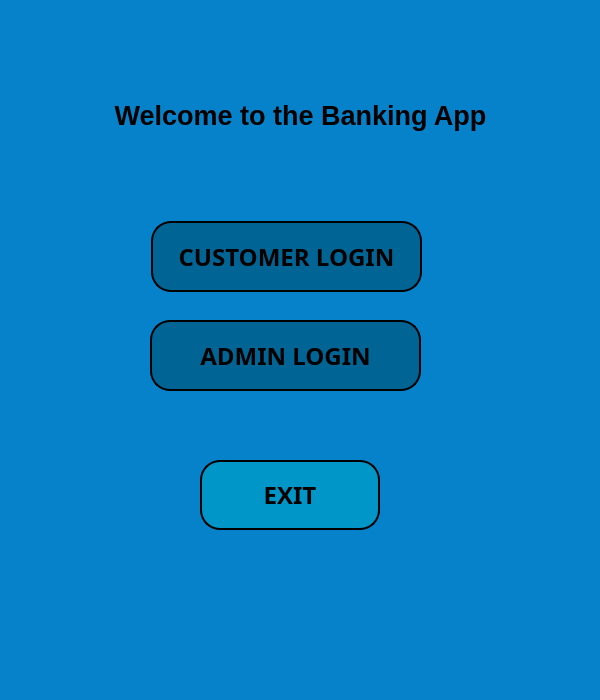
<?xml version="1.0" encoding="UTF-8"?>
<ui version="4.0">
 <class>open_window</class>
 <widget class="QMainWindow" name="open_window">
  <property name="geometry">
   <rect>
    <x>0</x>
    <y>0</y>
    <width>600</width>
    <height>700</height>
   </rect>
  </property>
  <property name="minimumSize">
   <size>
    <width>600</width>
    <height>700</height>
   </size>
  </property>
  <property name="maximumSize">
   <size>
    <width>600</width>
    <height>16777215</height>
   </size>
  </property>
  <property name="windowTitle">
   <string>MainWindow</string>
  </property>
  <property name="styleSheet">
   <string notr="true">background-color: rgb(5, 130, 202);</string>
  </property>
  <widget class="QWidget" name="centralwidget">
   <widget class="QLabel" name="openwdw_lbl_welcome">
    <property name="geometry">
     <rect>
      <x>30</x>
      <y>60</y>
      <width>541</width>
      <height>111</height>
     </rect>
    </property>
    <property name="font">
     <font>
      <family>MS Shell Dlg 2</family>
      <pointsize>20</pointsize>
      <weight>75</weight>
      <bold>true</bold>
     </font>
    </property>
    <property name="text">
     <string>Welcome to the Banking App</string>
    </property>
    <property name="alignment">
     <set>Qt::AlignCenter</set>
    </property>
   </widget>
   <widget class="QPushButton" name="openwdw_btn_CSLogin">
    <property name="geometry">
     <rect>
      <x>151</x>
      <y>221</y>
      <width>271</width>
      <height>71</height>
     </rect>
    </property>
    <property name="minimumSize">
     <size>
      <width>271</width>
      <height>71</height>
     </size>
    </property>
    <property name="maximumSize">
     <size>
      <width>271</width>
      <height>71</height>
     </size>
    </property>
    <property name="font">
     <font>
      <family>Bahnschrift SemiBold SemiConden</family>
      <pointsize>18</pointsize>
      <weight>75</weight>
      <bold>true</bold>
     </font>
    </property>
    <property name="styleSheet">
     <string notr="true">QPushButton{
	background-color: rgb(0, 100, 148);

border:2px solid rgb(0, 150, 199);
border-radius:20px;
border-color:black;
}
QPushButton:hover {
     background-color: rgb(202, 240, 248);
     border:2px solid rgb(0, 150, 199);
}</string>
    </property>
    <property name="text">
     <string>CUSTOMER LOGIN</string>
    </property>
   </widget>
   <widget class="QPushButton" name="openwdw_btn_ADLogin">
    <property name="geometry">
     <rect>
      <x>150</x>
      <y>320</y>
      <width>271</width>
      <height>71</height>
     </rect>
    </property>
    <property name="minimumSize">
     <size>
      <width>271</width>
      <height>71</height>
     </size>
    </property>
    <property name="maximumSize">
     <size>
      <width>271</width>
      <height>71</height>
     </size>
    </property>
    <property name="font">
     <font>
      <family>Bahnschrift SemiBold</family>
      <pointsize>18</pointsize>
      <weight>75</weight>
      <bold>true</bold>
     </font>
    </property>
    <property name="styleSheet">
     <string notr="true">QPushButton{
background-color: rgb(0, 100, 148);
border:2px solid rgb(0, 150, 199);
border-radius:20px;
border-color:black;
}
QPushButton:hover {
     background-color: rgb(202, 240, 248);
     border:2px solid rgb(0, 150, 199);
}
</string>
    </property>
    <property name="text">
     <string>ADMIN LOGIN</string>
    </property>
   </widget>
   <widget class="QPushButton" name="openwdw_btn_exit">
    <property name="geometry">
     <rect>
      <x>200</x>
      <y>460</y>
      <width>180</width>
      <height>70</height>
     </rect>
    </property>
    <property name="minimumSize">
     <size>
      <width>180</width>
      <height>70</height>
     </size>
    </property>
    <property name="maximumSize">
     <size>
      <width>180</width>
      <height>70</height>
     </size>
    </property>
    <property name="font">
     <font>
      <family>Bahnschrift SemiBold</family>
      <pointsize>18</pointsize>
      <weight>75</weight>
      <bold>true</bold>
     </font>
    </property>
    <property name="styleSheet">
     <string notr="true">QPushButton {
background-color: rgb(0, 150, 199);
   border-color: rgb(66, 167, 255);
   border-bottom-color: rgb(255, 255, 255);
   border:2px solid rgb(202, 240, 248);
   border-radius:20px;
   border-color: black;
}

QPushButton:hover {
     background-color: rgb(202, 240, 248);
     border:2px solid rgb(202, 240, 248);
}
    
   </string>
    </property>
    <property name="text">
     <string>EXIT</string>
    </property>
   </widget>
  </widget>
  <widget class="QMenuBar" name="menubar">
   <property name="geometry">
    <rect>
     <x>0</x>
     <y>0</y>
     <width>600</width>
     <height>26</height>
    </rect>
   </property>
  </widget>
 </widget>
 <resources/>
 <connections/>
</ui>
